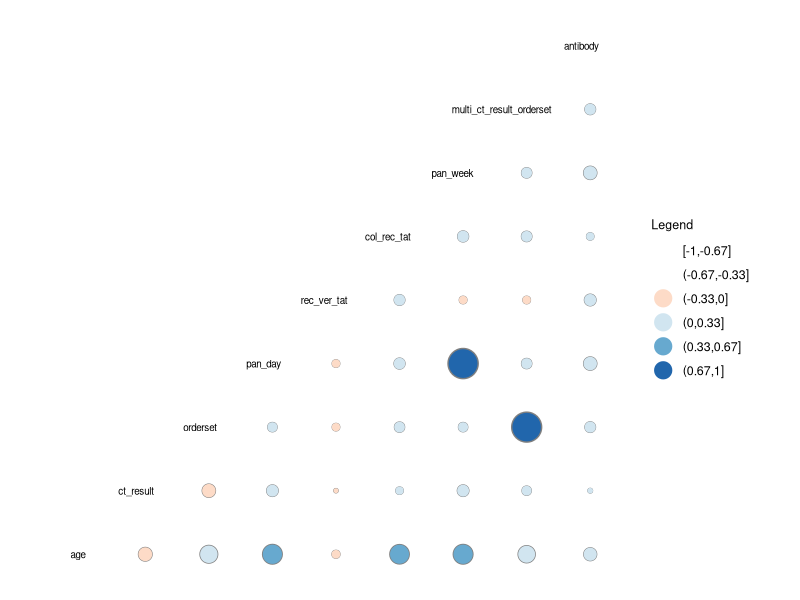
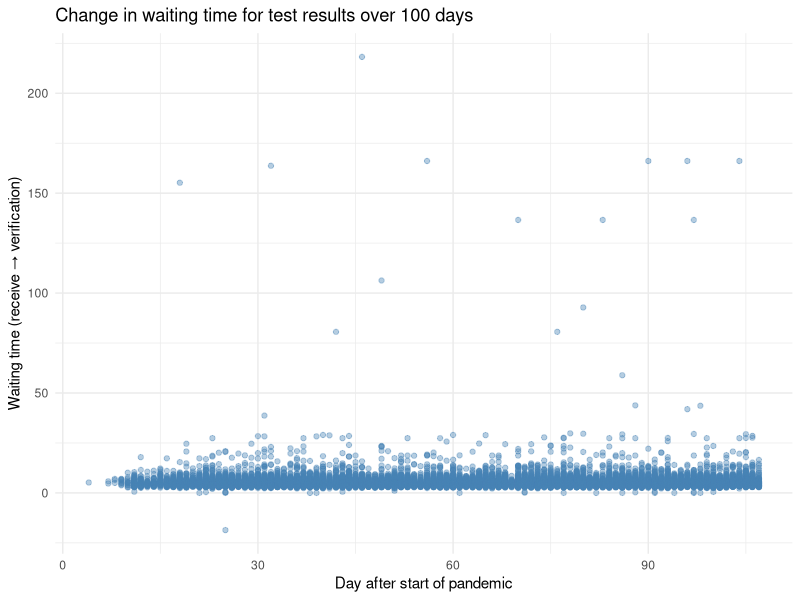
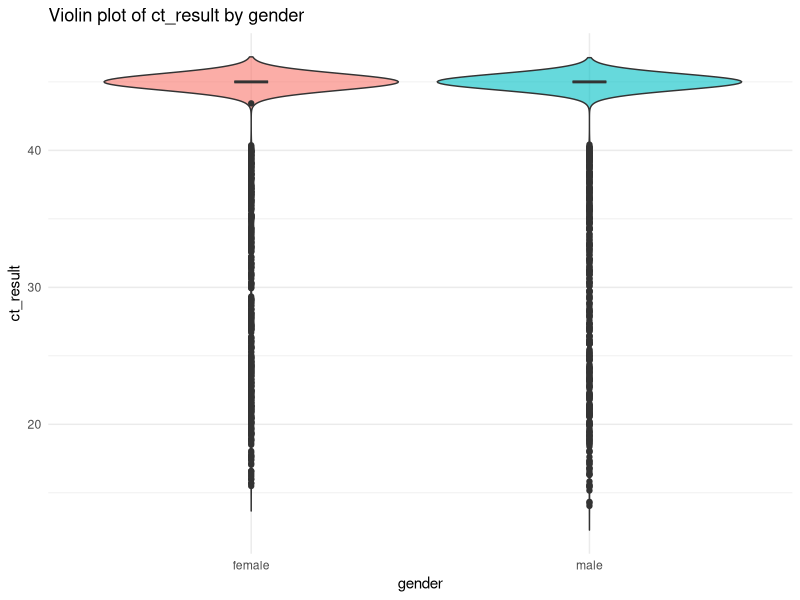
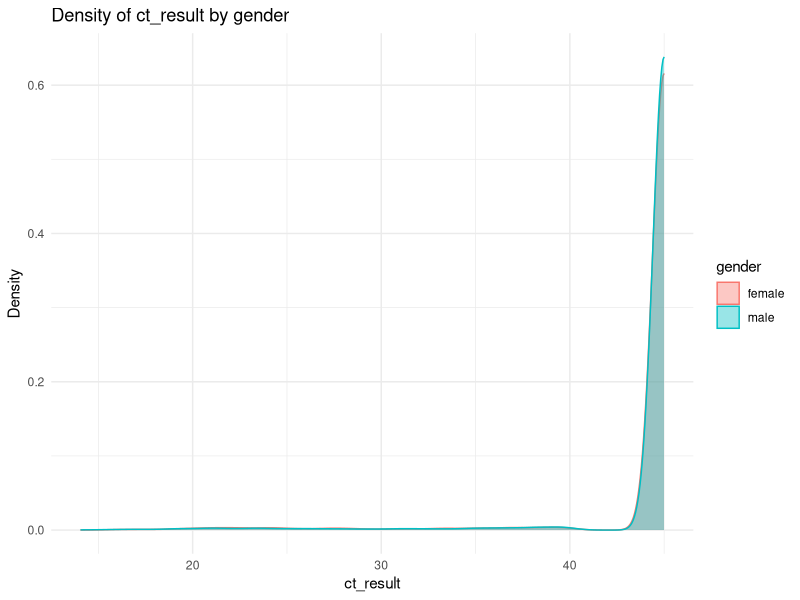
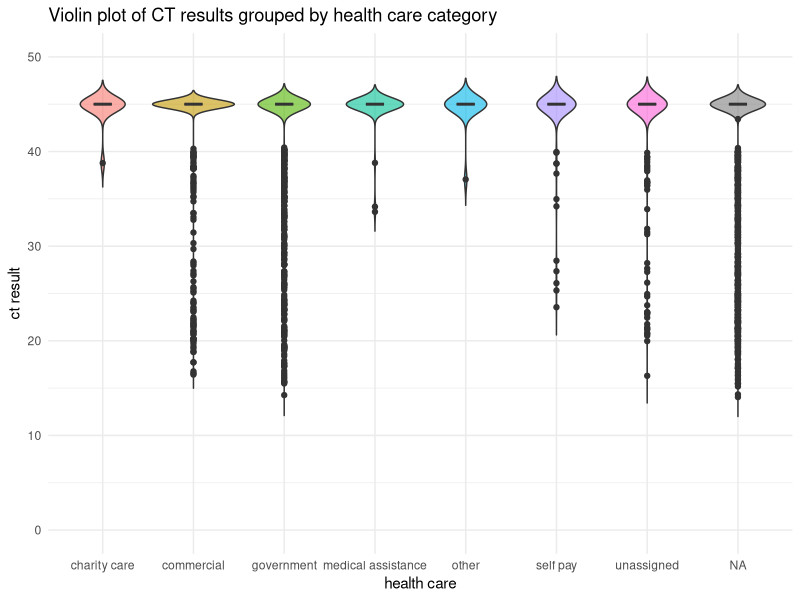
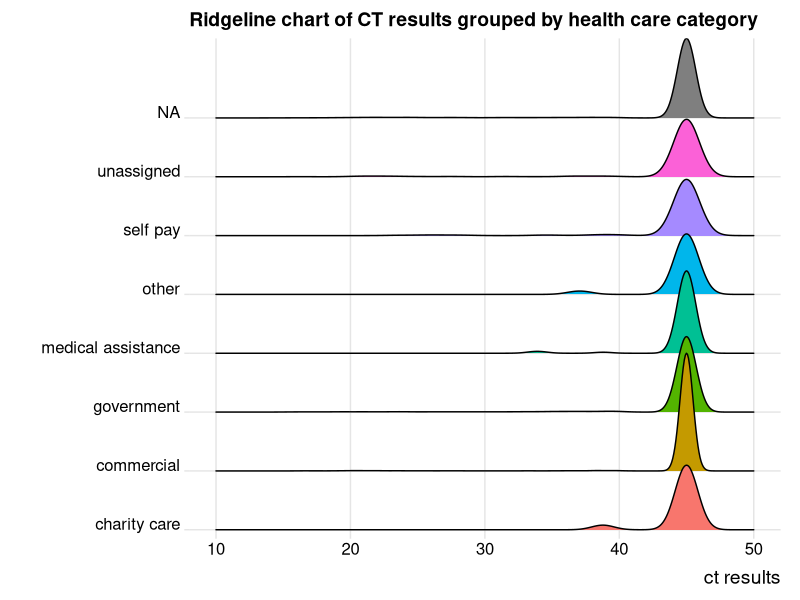
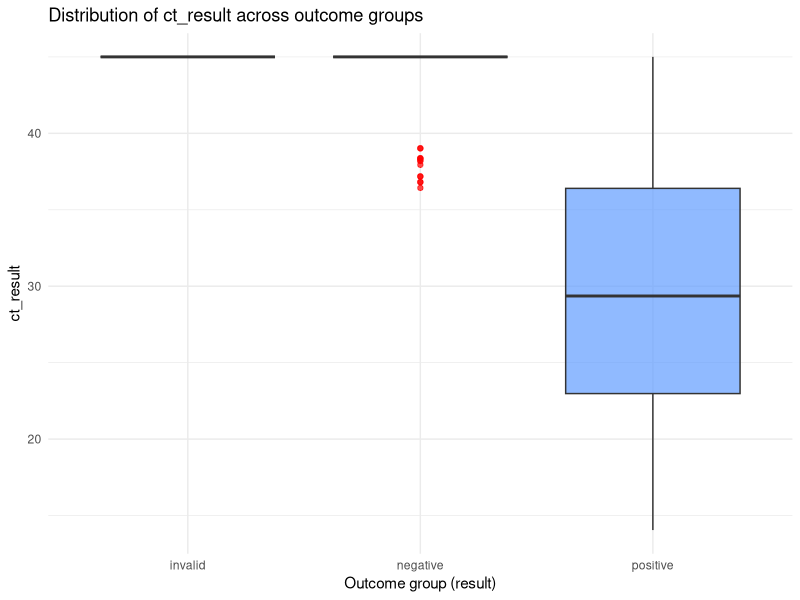
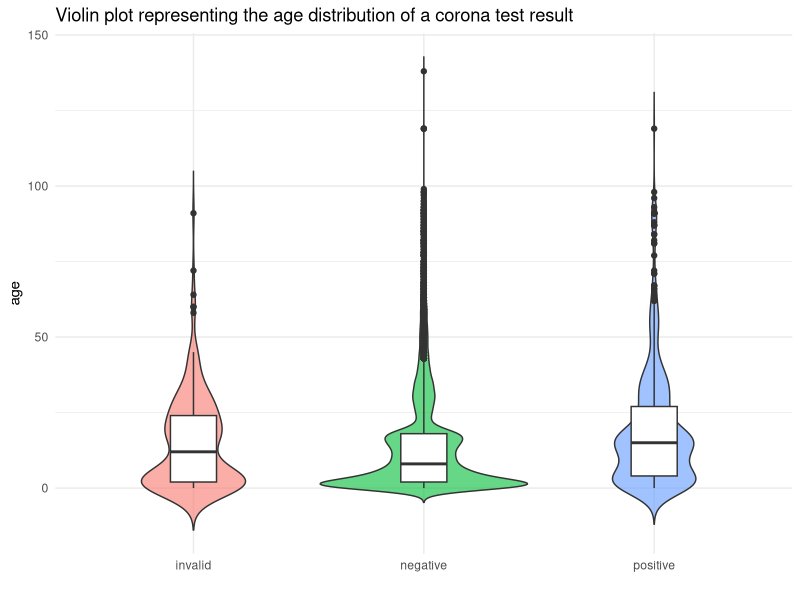

These charts were generated, in order, by the following R code:
## ---- chunk 1
library(tidyverse)
library(here)
library(GGally)
library(ggridges)

data <- read_delim(here("data", "exam_data.txt"), delim = "\t")
data_join <- read_delim(here("data", "exam_data_join.txt"), delim = "\t")
data_tidy <- read_delim(here("data", "exam_data_tidy_2025-09-08.txt"), delim = " ")
data_tidier <- read_delim(here("data", "exam_data_tidier_2025-09-09.txt"), delim = " ")
## ---- chunk 2
head(data, n = 1L)
## ---- chunk 3
head(data_join, n = 1L)
## ---- chunk 4
head(data, n = 1L)
## ---- chunk 5
age_stratified_after_panday_each <- data_tidier %>% 
  filter(pan_day > 50) %>% 
  group_by(pan_day) %>% 
  summarise(n = n(), 
            min = min(age),
            max = max(age), 
            mean = mean(age), 
            sd = sd(age))
head(age_stratified_after_panday_each, n = 4L)
## ---- chunk 6
age_stratified_after_panday_total <- data_tidier %>% 
  filter(pan_day > 50) %>% 
  summarise(n = n(), 
            min = min(age),
            max = max(age), 
            mean = mean(age), 
            sd = sd(age))
head(age_stratified_after_panday_total)
## ---- chunk 7
age_stratified_after_ctresult_total <- data_tidier %>%
  filter(ct_result == 45) %>%                               
  group_by(ct_result) %>% 
  summarise(n = n(), 
            min = min(age),
            max = max(age), 
            mean = mean(age), 
            sd = sd(age))
head(age_stratified_after_panday_total)
## ---- chunk 8
age_stratified_after_patient_class_total <- data_tidier %>%
  filter(patient_class == "inpatient") %>% 
  group_by(gender) %>%
  summarise(
    min_value  = min(pan_day,na.rm = TRUE),
    max_value  = max(pan_day,na.rm = TRUE),
    mean_value = mean(pan_day,na.rm = TRUE),
    sd_value   = sd(pan_day,na.rm = TRUE),
    .groups = "drop"
    )
head(age_stratified_after_patient_class_total)
## ---- chunk 9
data <- data_tidier %>% 
  select(-c(ID))

x <- (ggcorr(
  data,
  method = c("complete.obs", "pearson"),
  name = "Legend",
  geom = "circle",
  max_size = 10,
  min_size = 1,
  nbreaks = 6,
  size = 2.5,
  hjust = 0.75,
  angle = 0,
  palette = "RdBu"
)) 
x
## ---- chunk 10
data_tidier%>%
  ggplot(aes(x = pan_day, y = rec_ver_tat)) +
  geom_point(alpha = 0.4, color = "steelblue") +     # scatterplot of points
  geom_smooth(method = "loess", se = TRUE, color = "red") +  # smooth trend line
  labs(
    title = "Change in waiting time for test results over 100 days",
    x = "Day after start of pandemic",
    y = "Waiting time (receive → verification)"
  ) +
  theme_minimal()
## ---- chunk 11
data_tidier %>%
  with(table(gender, drive_thru_ind))
## ---- chunk 12
ggplot(data, aes(x = gender, y = ct_result, fill = gender)) +
  geom_violin(trim = FALSE, alpha = 0.6) +
  geom_boxplot(width = 0.1, fill = "white") +
  labs(title = "Violin plot of ct_result by gender",
       x = "gender",
       y = "ct_result") +
  theme_minimal() +
  theme(legend.position = "none")
## ---- chunk 13
ggplot(data, aes(x = ct_result, colour = gender, fill = gender)) +
  geom_density(alpha = 0.4) +
  labs(title = "Density of ct_result by gender",
       x = "ct_result",
       y = "Density") +
  theme_minimal()
## ---- chunk 14
ggplot(data, aes(x = payor_group, y = ct_result, fill = payor_group)) +
  geom_violin(trim = FALSE, alpha = 0.6) +
  geom_boxplot(width = 0.2, fill = "white") +
  labs(title = "Violin plot of CT results grouped by health care category",
       x = "health care",
       y = "ct result") +
  theme_minimal() +
  theme(legend.position = "none") +
  ylim(0, 50)
## ---- chunk 15
ggplot(data, aes(y = payor_group, x = ct_result, fill = payor_group, height = after_stat(density))) +
  geom_density_ridges(scale = 2, stat = "density") +
  scale_y_discrete(expand = c(0.01, 0)) +
  theme_ridges() +
  labs(title = "Ridgeline chart of CT results grouped by health care category",
       x = "ct results",
       y = "") +
  theme(legend.position = "none") +
  xlim(10, 50)
## ---- chunk 16
data %>%
  with(table(result, drive_thru_ind))
data %>%
  with(prop.table(table(result, drive_thru_ind)))
## ---- chunk 17
ggplot(data, aes(x = result, y = ct_result, fill = result)) +
  geom_boxplot(alpha = 0.7, outlier.color = "red") +
  labs(title = "Distribution of ct_result across outcome groups",
       x = "Outcome group (result)",
       y = "ct_result") +
  theme_minimal() +
  theme(legend.position = "none")
## ---- chunk 18
ggplot(data, aes(x = result, y = age, fill = result)) +
  geom_violin(trim = FALSE, alpha = 0.6) +
  geom_boxplot(width = 0.2, fill = "white") +
  labs(title = "Violin plot representing the age distribution of a corona test result",
       x = "",
       y = "age") +
  theme_minimal() +
  theme(legend.position = "none")
